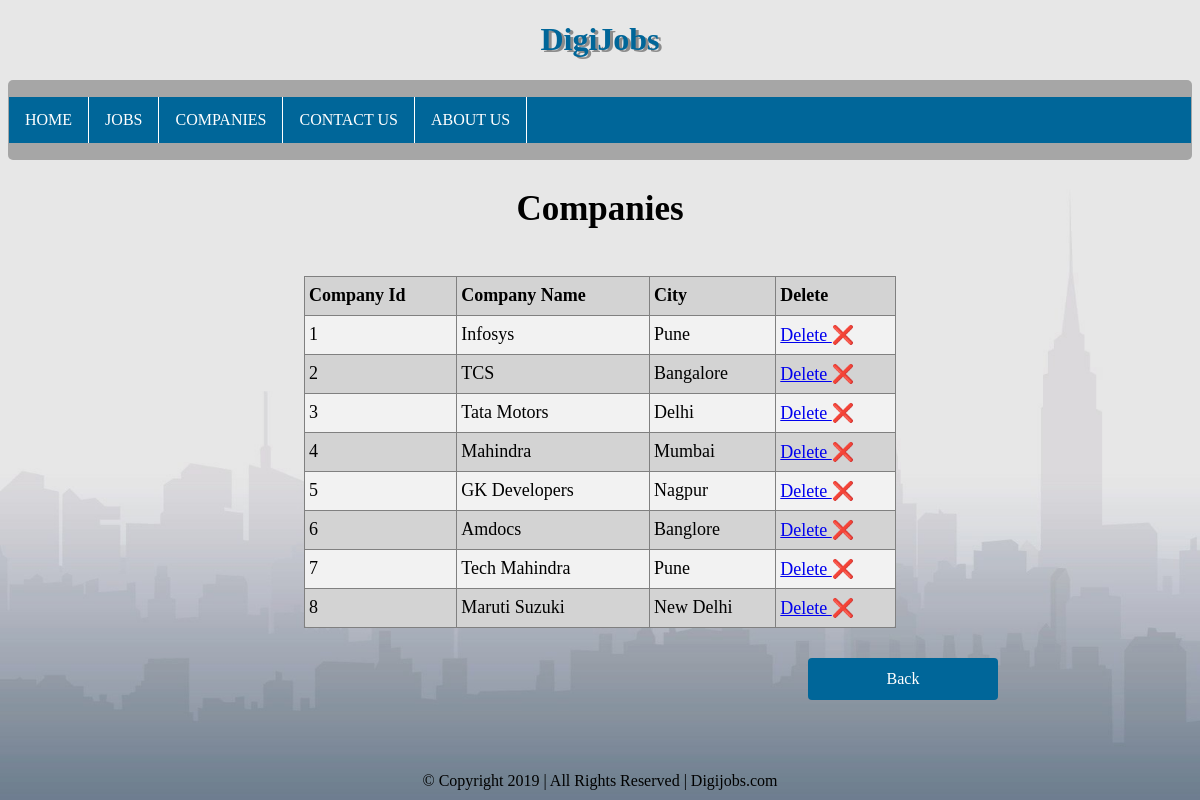
The page /viewcompany.php on the database its author committed.
### tables this page shows
CREATE TABLE `company` (
  `c_id` int(11) NOT NULL AUTO_INCREMENT,
  `c_name` varchar(40) DEFAULT NULL,
  `city` varchar(30) DEFAULT NULL,
  PRIMARY KEY (`c_id`)
);

### viewcompany.php (the view, shortened to what this page needs)
<!DOCTYPE html>
<html>
<head>
<link rel="stylesheet" href="style.css">
</head>
<header>
<h1>
DigiJobs
</h1>
</header>
<nav>
<ul>
<li><a href="home.html">HOME</a></li>
<li><a href="job.php">JOBS</a></li>
<li><a href="company11.html">COMPANIES</a></li>
<li><a href="contact.html">CONTACT US</a></li>
<li><a href="about.html">ABOUT US</a></li>
</ul>
</nav>
<body>
<h2> Companies  </h2>
<br>
<?php
 $con=mysqli_connect("localhost","root","Root@1234","digijobs");
$result = mysqli_query($con,"SELECT * FROM company");
echo"<table border='1'><tr><th>Company Id</th><th>Company Name</th><th>City</th><th>Delete</th></tr>";
while($row=mysqli_fetch_assoc($result))
            {
			            $cid=$row['c_id'];
                        $cname=$row['c_name'];
                        $city=$row['city'];
?>
	<tr><td>
	<?php echo $cid; ?>
	</td>
	<td>
	 <?php echo $cname;	?>
	</td>
	<td>
	<?php echo $city;	?>
	</td>
	<td>
	 <a href="deletecompany.php?cid= <?php echo $cid; ?>"> Delete </a>  &#10060;
	</td>
	</tr>
<?php } ?>
</table>
<a href="admin.php" class="button">Back</a>
<footer> &copy;  Copyright 2019 | All Rights Reserved | Digijobs.com
</footer>
</body>
</html>

### style.css (style rules this page uses)
body { background-image: url("112.jpg"); background-color: #cccccc; background-repeat: no-repeat; background-size: cover; background-attachment: fixed; }
h2 { text-align:center; font-size:35px; }
ul { list-style-type: none; padding:0; overflow:hidden; background-color:#006699; }
li { float :left; border-right:1px solid white; }
nav { border-radius: 5px; background-color:#a6a6a6; padding: 1px; }
li a { display:block; color:white; text-align:center; padding:14px 16px; text-decoration: none; }
h1 { color:#006699; text-shadow: 3px 2px #8c8c8c; text-align:center; }
footer { position: fixed; left: 0; bottom: 10px; width: 100%; text-align: center; }

### viewcompany.php (style rules this page uses)
td, th { border: 1px solid grey; text-align: left; padding: 4px; height:30px; }
table { border-collapse: collapse; width:50%; border-radius:5px; margin-left:auto; margin-right:auto; background-color:lightgray; font-size:18px; }
tr:nth-child(even) { background-color: #f2f2f2; }
.button { background-color: #006699; color: white; border: none; border-radius: 4px; width: 150px; padding: 12px 20px; text-align: center; text-decoration: none; display: inline-block; font-size: 16px; margin-left:800px; margin-top:30px; }

### rows shown on the page
company: c_id "1", c_name "Infosys", city "Pune"
company: c_id "2", c_name "TCS", city "Bangalore"
company: c_id "3", c_name "Tata Motors", city "Delhi"
company: c_id "4", c_name "Mahindra", city "Mumbai"
company: c_id "5", c_name "GK Developers", city "Nagpur"
company: c_id "6", c_name "Amdocs", city "Banglore"
company: c_id "7", c_name "Tech Mahindra", city "Pune"
company: c_id "8", c_name "Maruti Suzuki", city "New Delhi"
